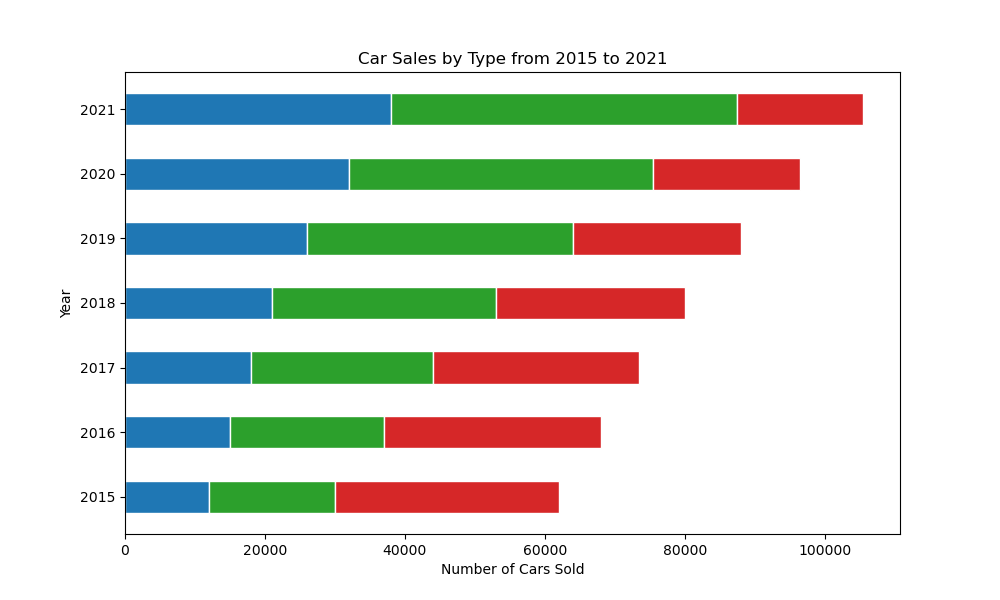

This chart was generated by the following Python code:

import matplotlib.pyplot as plt

# Data
years = ['2015', '2016', '2017', '2018', '2019', '2020', '2021']
electric_cars = [12000, 15000, 18000, 21000, 26000, 32000, 38000]
hybrid_cars = [18000, 22000, 26000, 32000, 38000, 43500, 49500]
diesel_cars = [32000, 31000, 29500, 27000, 24000, 21000, 18000]

# Bottom data for stacking
hybrid_bottom = [i + j for i, j in zip(electric_cars, hybrid_cars)]
electric_bottom = electric_cars

# Figure and Axes
fig, ax = plt.subplots(figsize=(10, 6))  # Change width and height of the chart

# Stacked Horizontal Bars
ax.barh(years, electric_cars, color='#1f77b4', edgecolor='white', height=0.5)  # Electric cars with blue color
ax.barh(years, hybrid_cars, left=electric_bottom, color='#2ca02c', edgecolor='white', height=0.5)  # Hybrid cars with green color
ax.barh(years, diesel_cars, left=hybrid_bottom, color='#d62728', edgecolor='white', height=0.5)  # Diesel cars with red color

# Labels and Title
ax.set_xlabel('Number of Cars Sold')
ax.set_ylabel('Year')
ax.set_title('Car Sales by Type from 2015 to 2021')

# Display the plot
plt.show()
